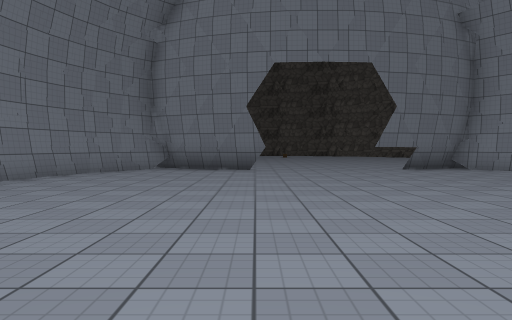
[1] (above)

19 first-person views from a walk through a Unity game level. The camera is 1.2 m above the floor, tilts 2° down and sees 70° across. The floor is counted in squares, 1.96 m on a side. Each view is taken from the middle of a square. On the plan, view 1 faces up. The plan holds only what a view shows up to about 10 squares ahead; the rest is blank. The place goes on beyond the plan. The player is left out. Surface patterns are stand-ins for the level's own textures.

[2]
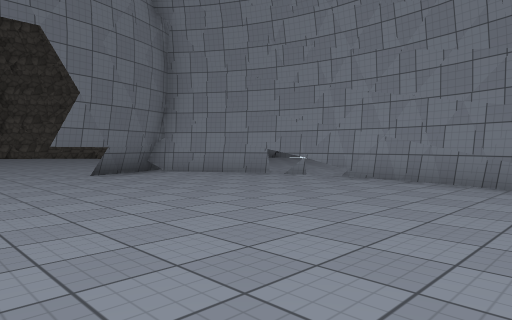

[3]
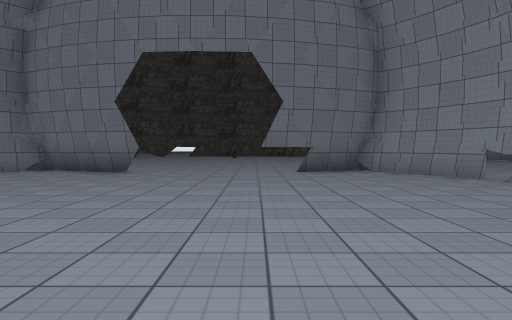

[4]
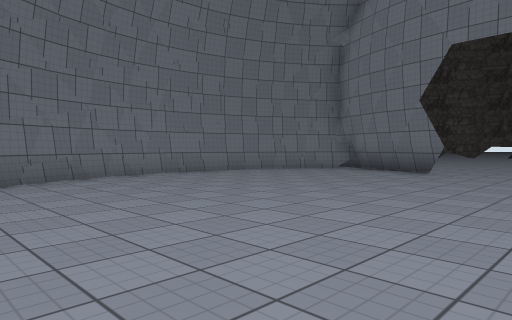

[5]
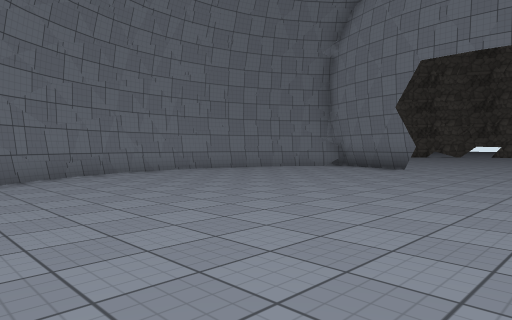

[6]
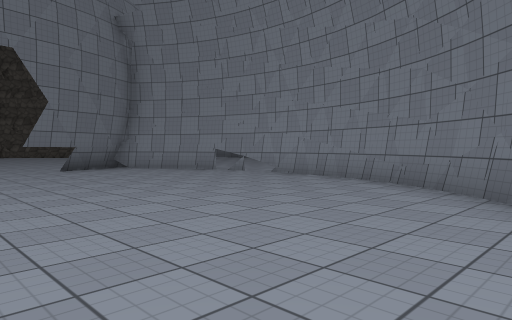

[7]
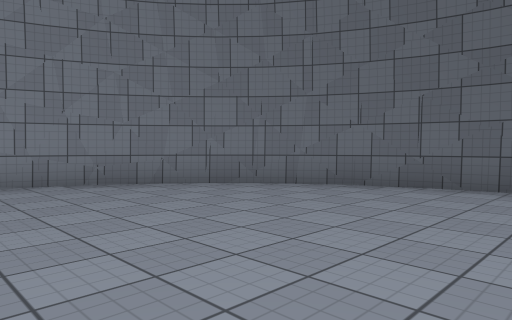

[8]
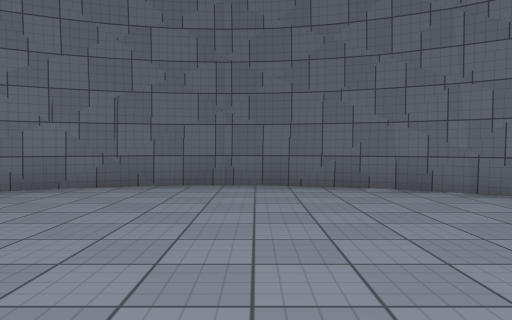

[9]
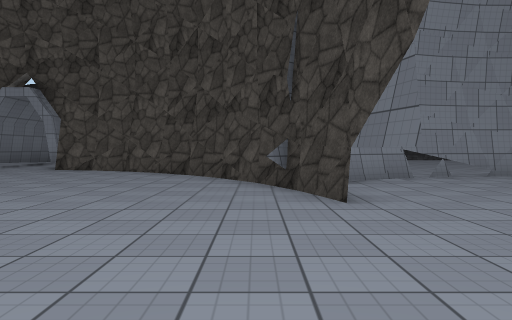

[10]
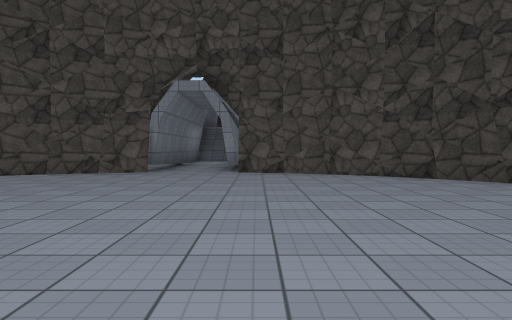

[11]
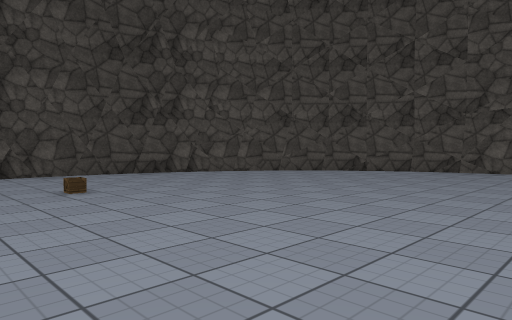

[12]
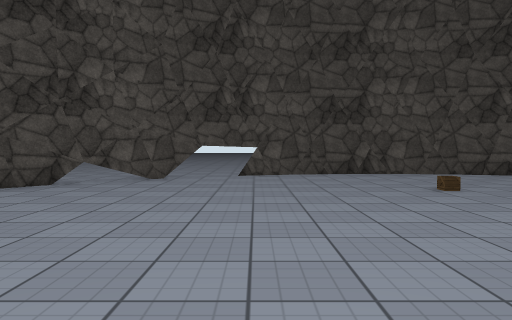

[13]
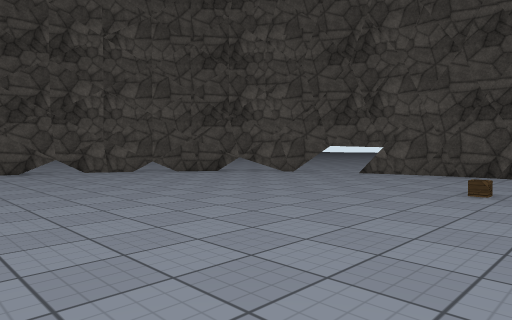

[14]
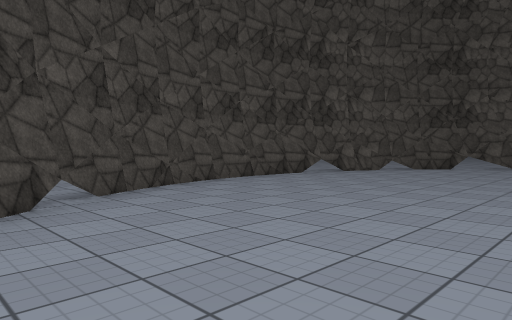

[15]
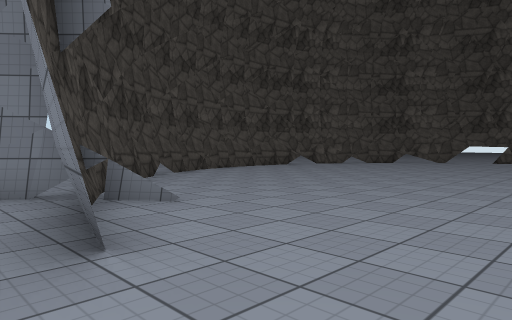

[16]
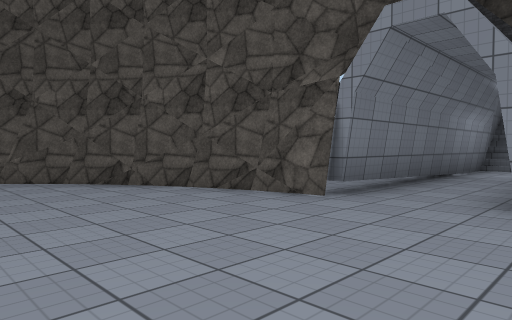

[17]
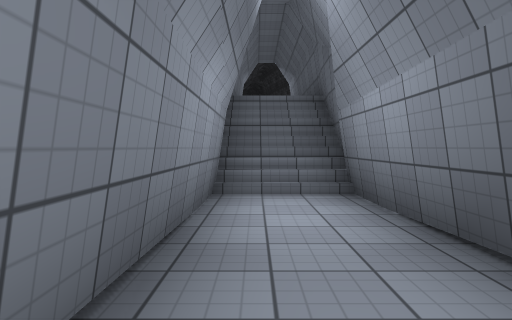

[18]
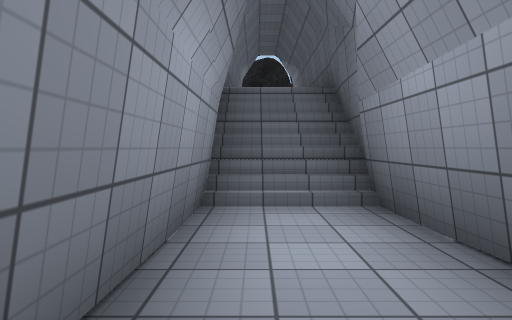

[19]
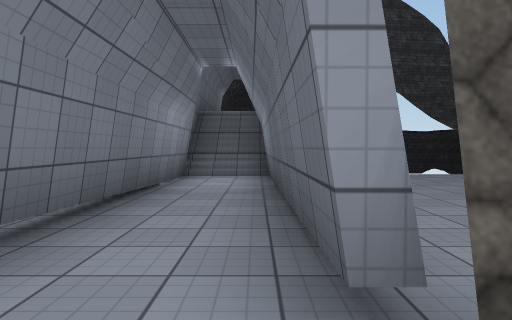

### Floor plan
Key: @ floor where view 1 was taken; # wall or solid block; . floor; / step, stairs or slope; = window, fence, low wall or low ledge.
Columns run from 7 left of view 1 to 23 right of it. Each row starts with its distance up from view 1.
 26   .....####
 25   ..###....###
 24   .##.........#
 23   #............#
 22  #..............#
 21  #...............#
 20 #................#..
 19 #................##############
 18 #.......................///
 17 #.......................///
 16 #................#======#######
 15 #................# ...
 14 .#..............##   ....
 13  ##.............#      ..
 12   #............#
 11   .###........#
 10    #####...####
  9    #..........#..
  8   #............#.
  7   #............#..
  6   #............#..
  5   #............#..
  4   #............#
  3   #............#
  2    #..........#
  1     #........#
  0      #.@....#
 -1       ######

Where each view was taken, in squares from view 1:
view 1: 0 up, 0 right, facing up
view 2: 2 up, 1 right, facing up-right
view 3: 1 up, 3 right, facing up
view 4: 1 up, 3 right, facing up-left
view 5: 0 up, 4 right, facing up-left
view 6: 0 up, 1 right, facing up-right
view 7: 5 up, 1 right, facing down-right
view 8: 5 up, 1 right, facing down
view 9: 11 up, 0 right, facing right
view 10: 16 up, 1 right, facing right
view 11: 17 up, 0 right, facing up-right
view 12: 17 up, 1 left, facing up
view 13: 17 up, 3 right, facing up-left
view 14: 12 up, 1 left, facing up-left
view 15: 9 up, 2 right, facing up-left
view 16: 16 up, 6 right, facing up-right
view 17: 18 up, 12 right, facing right
view 18: 18 up, 13 right, facing right
view 19: 17 up, 9 right, facing right
